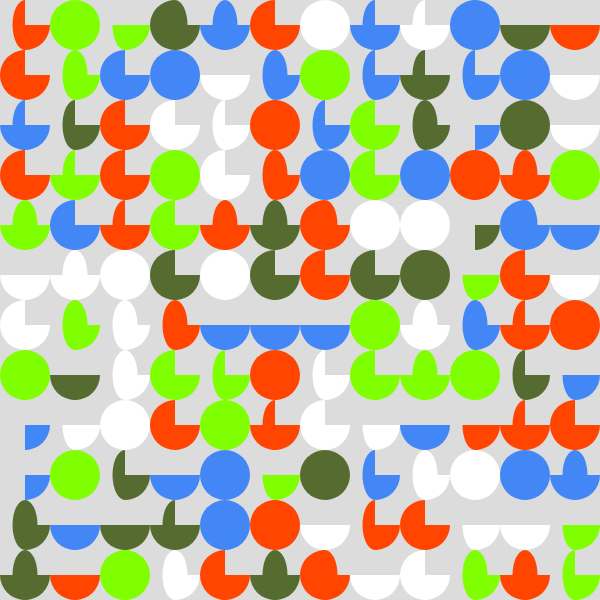
Frame 1 (no input)
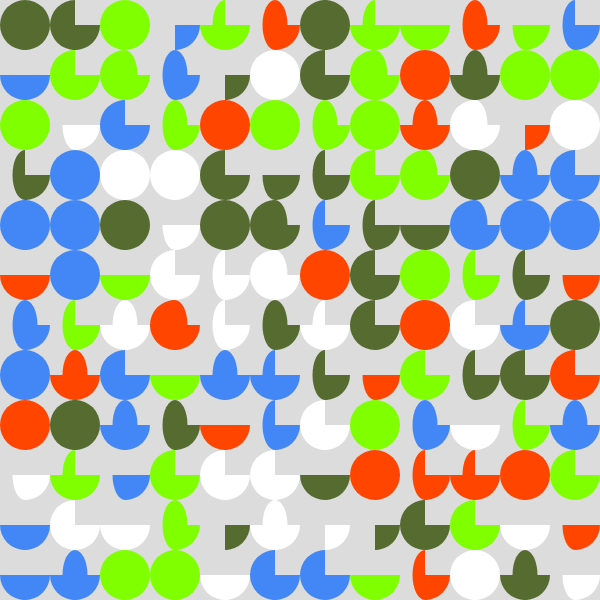
Frame 2 (the mouse pressed at the canvas centre, redrawn once)

The p5.js sketch that drew these frames (run headless with seeded random() and noise() and a simulated clock; the mouse was pressed at the canvas centre and the sketch redrawn once):

// p5.js sketch
// ── sketch.js
const CELLSIZES = [100, 80, 160];
const COLOURS = ["#4287f5", "#7fff00", "#556b2f", "#ff4500", "#00000"]
function setup() {
  createCanvas(600, 600);
  noLoop();
}

function draw() {
  background(220);
  noStroke()
  //////////////
  // Simple Grid
  //////////////
  // const CELLSIZE = 10;
  // for (let y = 0; y < height; y += CELLSIZE) {
  //   // this code makes a row from the top left across
  //   for (let x = 0; x < width; x += CELLSIZE) {
  //     fill(random(255));
  //     rect(x, y, CELLSIZE)
  //   }
  // }

  ////////////////
  // Piet Mondrian
  ////////////////
  // strokeWeight(6)
  // let x = 0;
  // let y = 0;
  // let currentWidth = random(CELLSIZES);
  // let currentHeight = random(CELLSIZES);
  // while (y < height) {
  //   while (x < width) {
  //     fill(random(COLOURS));
  //     rect(x, y, currentWidth, currentHeight);
  //     x += currentWidth;
  //     currentWidth = random(CELLSIZES);
  //   }
  //   x = 0;
  //   y +=  currentHeight;
  //   currentHeight = random(CELLSIZES);
  // }


  //////////////////
  // Grid of Shapes
  //////////////////
const ARCVALUES = [TAU * 0.25, TAU * 0.5, TAU * 0.75, TAU];
  const CELLSIZE = 50;
  for (let y = 0; y < height; y += CELLSIZE) {
    for (let x = 0; x < width; x += CELLSIZE) {
      fill(random(COLOURS));
      // draw circle in the middle of the cell
      arc(x + CELLSIZE/2, y + CELLSIZE/2, CELLSIZE, CELLSIZE, 0, random(ARCVALUES));
      arc(x + CELLSIZE/2, y + CELLSIZE/2, CELLSIZE/2, CELLSIZE, 0, random(ARCVALUES));
    }
  }
}

// ── style.css
body {
  margin: 0;
  padding: 0;

  /* centers all of the css */
  display: flex;
  justify-content: center;
  align-items: center;
  width: 100vw;
  height: 100vh;
}

canvas {
  display: block;
}
